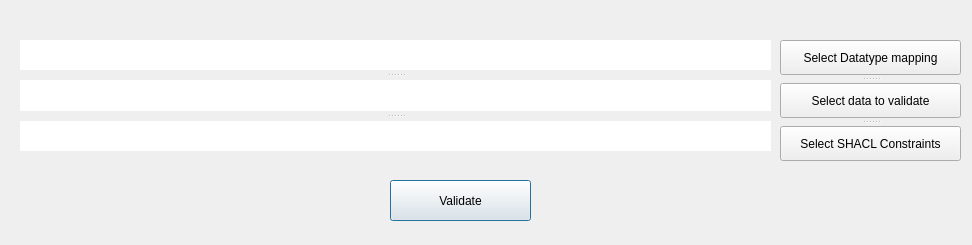
<?xml version="1.0" encoding="UTF-8"?>
<ui version="4.0">
 <class>Dialog</class>
 <widget class="QDialog" name="Dialog">
  <property name="geometry">
   <rect>
    <x>0</x>
    <y>0</y>
    <width>972</width>
    <height>245</height>
   </rect>
  </property>
  <property name="windowTitle">
   <string>Dialog</string>
  </property>
  <widget class="QPushButton" name="buttonOK">
   <property name="geometry">
    <rect>
     <x>390</x>
     <y>180</y>
     <width>141</width>
     <height>41</height>
    </rect>
   </property>
   <property name="text">
    <string>Validate</string>
   </property>
  </widget>
  <widget class="QSplitter" name="splitter">
   <property name="geometry">
    <rect>
     <x>780</x>
     <y>40</y>
     <width>181</width>
     <height>121</height>
    </rect>
   </property>
   <property name="orientation">
    <enum>Qt::Vertical</enum>
   </property>
   <property name="handleWidth">
    <number>8</number>
   </property>
   <widget class="QPushButton" name="pbDatatype">
    <property name="text">
     <string>Select Datatype mapping</string>
    </property>
   </widget>
   <widget class="QPushButton" name="readInstanceData">
    <property name="text">
     <string>Select data to validate</string>
    </property>
   </widget>
   <widget class="QPushButton" name="readSHACLConstraints">
    <property name="text">
     <string>Select SHACL Constraints</string>
    </property>
   </widget>
  </widget>
  <widget class="QSplitter" name="splitter_2">
   <property name="geometry">
    <rect>
     <x>20</x>
     <y>40</y>
     <width>751</width>
     <height>111</height>
    </rect>
   </property>
   <property name="orientation">
    <enum>Qt::Vertical</enum>
   </property>
   <property name="handleWidth">
    <number>10</number>
   </property>
   <widget class="QLabel" name="labelSelectRDFmap">
    <property name="styleSheet">
     <string notr="true">background-color: rgb(255, 255, 255);</string>
    </property>
    <property name="text">
     <string/>
    </property>
   </widget>
   <widget class="QLabel" name="labelSelectData">
    <property name="styleSheet">
     <string notr="true">background-color: rgb(255, 255, 255);</string>
    </property>
    <property name="text">
     <string/>
    </property>
   </widget>
   <widget class="QLabel" name="labelSelectDataSHACL">
    <property name="styleSheet">
     <string notr="true">background-color: rgb(255, 255, 255);</string>
    </property>
    <property name="text">
     <string/>
    </property>
   </widget>
  </widget>
 </widget>
 <resources/>
 <connections/>
</ui>
